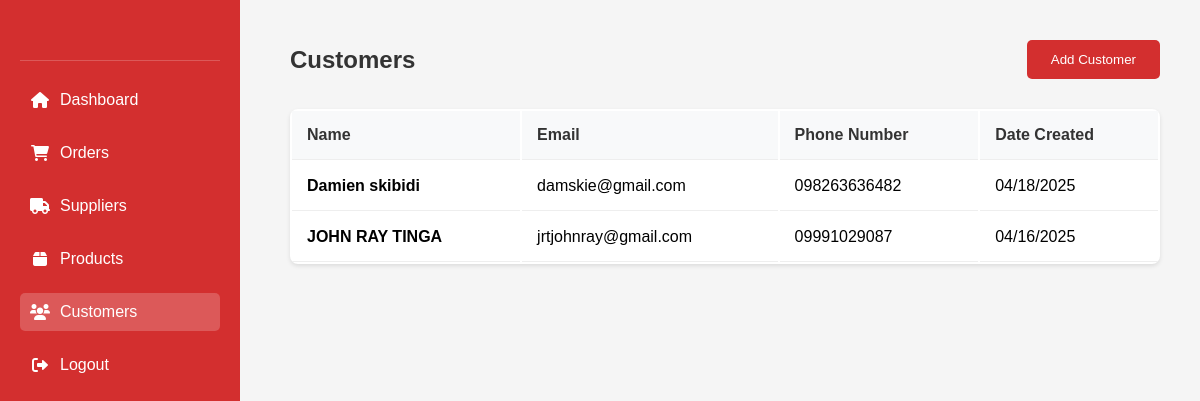
Before: /Admin_customers.php with the older database file.
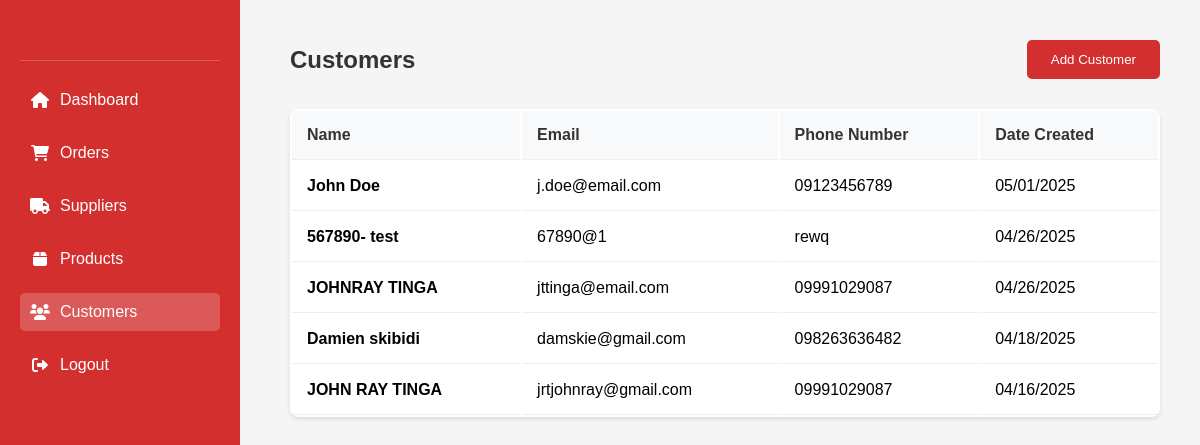
After: the same page with the newer database file.
### tables this page shows
CREATE TABLE `customer` (
  `PK_CUSTOMER_ID` int(11) NOT NULL,
  `L_NAME` varchar(30) NOT NULL,
  `F_NAME` varchar(30) NOT NULL,
  `EMAIL` varchar(255) NOT NULL,
  `PASSWORD_HASH` varchar(255) NOT NULL,
  `CUSTOMER_ADDRESS` varchar(255) NOT NULL,
  `PHONE_NUM` char(15) NOT NULL,
  `CREATED_AT` datetime NOT NULL DEFAULT current_timestamp(),
  `UPDATE_AT` datetime NOT NULL
);

### Admin_customers.php (the view, shortened to what this page needs)
<?php
include 'db_connect.php';
$sql = "SELECT F_NAME, L_NAME, EMAIL, CREATED_AT, PHONE_NUM FROM customer ORDER BY CREATED_AT DESC";
$result = $conn->query($sql);
?>
<!DOCTYPE html>
<html lang="en">
<head>
    <link rel="stylesheet" href="https://cdnjs.cloudflare.com/ajax/libs/font-awesome/6.0.0/css/all.min.css">
</head>
<body>
    <div class="sidebar">
    <div class="admin-profile">
        </div>
        <a href="Admin_home.php">
            <i class="fas fa-home"></i> Dashboard
        </a>
        <a href="Admin_orders.php">
            <i class="fas fa-shopping-cart"></i> Orders
        </a>
        <a href="Admin_suppliers.php">
            <i class="fas fa-truck"></i> Suppliers
        </a>
        <a href="Admin_product.php">
            <i class="fas fa-box"></i> Products
        </a>
        <a href="Admin_customers.php" class="active">
            <i class="fas fa-users"></i> Customers
        </a>
        <a href="logout.php">
            <i class="fas fa-sign-out-alt"></i> Logout
        </a>
    </div>
    <div class="customer-section">
        <div class="header">
            <h2>Customers</h2>
            <button onclick="window.location.href='Admin_add_customer.php'">Add Customer</button>
        </div>
        <table>
            <thead>
                <tr>
                    <th>Name</th>
                    <th>Email</th>
                    <th>Phone Number</th>
                    <th>Date Created</th>
                </tr>
            </thead>
            <tbody>
                <?php while($row = $result->fetch_assoc()): ?>
                <tr>
                    <td><strong><?= htmlspecialchars($row['F_NAME'] . ' ' . $row['L_NAME']) ?></strong></td>
                    <td><?= htmlspecialchars($row['EMAIL']) ?></td>
                    <td><?= htmlspecialchars($row['PHONE_NUM']) ?></td>
                    <td><?= date("m/d/Y", strtotime($row['CREATED_AT'])) ?></td>
                </tr>
                <?php endwhile; ?>
            </tbody>
        </table>
    </div>
</body>
</html>

Changed rows visible on the page:
added customer: F_NAME+L_NAME "John Doe", EMAIL "j.doe@email.com", PHONE_NUM "09123456789", CREATED_AT "05/01/2025"
added customer: F_NAME+L_NAME "567890- test", EMAIL "67890@1", PHONE_NUM "rewq", CREATED_AT "04/26/2025"
added customer: F_NAME+L_NAME "JOHNRAY TINGA", EMAIL "jttinga@email.com", PHONE_NUM "09991029087", CREATED_AT "04/26/2025"
